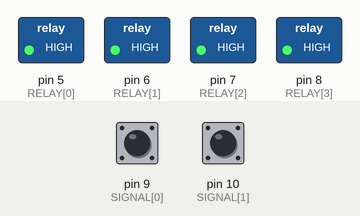
This sketch was run on a simulated Arduino Uno, built with avr-gcc and run on an emulated ATmega328P. Shown: switched loads named in the sketch (green lamp = pin HIGH). Inputs (shaded band) come from the test bench; at power-on: pin 9 (SIGNAL[0]) HIGH, pin 10 (SIGNAL[1]) HIGH. What the sketch prints to the serial monitor is not drawn.

Above: at 1.2 s.
1.3 s: pin 9 (SIGNAL[0]) pulled LOW for 0.15 s
At 1.7 s:
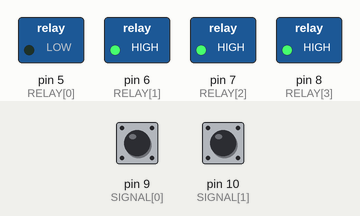
5.9 s: pin 10 (SIGNAL[1]) pulled LOW for 0.15 s
At 6.4 s:
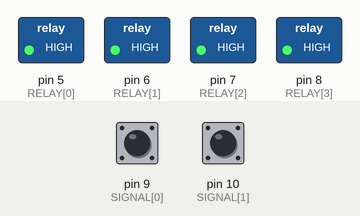
7.5 s: pin 9 (SIGNAL[0]) pulled LOW for 1 s
At 8.9 s:
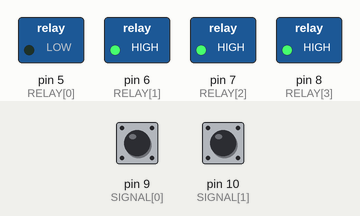
Timing chart, 0 to 10.5 s (numbered marks = the images above; inputs shaded):
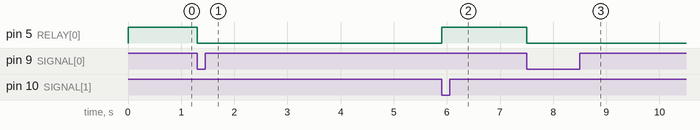

Measured:
- after the input at 1.3 s, pin 5 (RELAY[0]): HIGH → LOW at once
- after the input at 5.9 s, pin 5 (RELAY[0]): LOW → HIGH at once
- after the input at 7.5 s, pin 5 (RELAY[0]): HIGH → LOW at once

The sketch:

Relay.ino
```cpp
/* Karol Kaczmarek 2020
 *
 * Sterowanie przekaźnikami z obsługą logiki, opóźnień i portu szeregowego
 *
 * Komendy przesyłane przez port szeregowy mają format
 * <komenda> lub <komenda>.<numer przekaznika> gdzie kropka - separator:
 * CA (close all) - zamknij wszystkie przekaźniki
 * OA (open all) - otwórz wszystkie przekaźniki
 * SA (switch all) - zmień stan wszystkich przekaźników
 * C.1 (close 1) - zamknij przekaźnik nr 1
 * O.1 (open 1) - zamknij przekaźnik nr 1
 * S.1 (switch 1) - zamknij przekaźnik nr 1
 * (itd. ...)
 */

#include <arduino-timer.h>

Timer<2, millis> t_timer;

//unsigned long time = millis();
int RELAY[4] = {5, 6, 7, 8};
int SIGNAL[2] = {9,10};
const int DEFAULT_DELAY_MS = 1000;
const int DEFAULT_STATE = HIGH;
const int DEFAULT_INPUT = INPUT_PULLUP;
const int DEFAULT_INPUT_STATE = HIGH; // Type HIGH if INPUT_PULLUP, LOW if INPUT
String SerialCommand;
String SerialReading = "";
boolean SerialEnd = false;

//----------------------------------------------------------------------------------------------------------

void setup() {
  Serial.begin(9600);
  for (int i = 1; i <= (sizeof(RELAY) + 1) / 2; i++) {
    initializeOutput(RELAY[i - 1], DEFAULT_STATE);
  }
  for (int i = 1; i <= (sizeof(SIGNAL) + 1) / 2; i++) {
    initializeInput(SIGNAL[i - 1]);
  }
  Serial.println("Nadawanie jest OK");
  Serial.write("-----------------\n");
}

//----------------------------------------------------------------------------------------------------------

void loop() {

  t_timer.tick();

  if (Serial.available() > 0)
  {
    remote();
  }


  closeRelayOnSignal(0, 0);
  openRelayOnSignal(0, 1);
  //closeRelayOnSignal_Timer(0, 3, 1000);

}

//----------------------------------------------------------------------------------------------------------

void initializeInput(int Pin) {
  pinMode(Pin, DEFAULT_INPUT);
}

void initializeOutput(int Pin, int State) {
  pinMode(Pin, OUTPUT);
  digitalWrite(Pin, State);
}

void remote() {
  while (Serial.available())
  {
    char znak = (char)Serial.read();
    SerialReading += znak;
    if (znak == '\n')
    {
      SerialEnd = true;
    }
    if (SerialEnd == true)
    {
      Serial.print("otrzymano: ");
      Serial.print(SerialReading);
      SerialEnd = false;
      SerialCommand = SerialReading;
      String komenda = SerialCommand.substring(0, SerialCommand.indexOf("."));
      String adres = SerialCommand.substring(SerialCommand.indexOf(".") + 1);
      SerialReading = "";

      if (komenda == "C") {
        closeRelay(adres.toInt() - 1);
      }

      if (komenda == "O") {
        openRelay(adres.toInt() - 1);
      }

      if (komenda == "S") {
        switchRelay(adres.toInt() - 1);
      }

      if (komenda == "CA") {
        for (int i = 0; i < sizeof(RELAY) / 2; i++) {
          closeRelay(i);
        }
      }

      if (komenda == "OA") {
        for (int i = 0; i < sizeof(RELAY) / 2; i++) {
          openRelay(i);
        }
      }

      if (komenda == "SA") {
        for (int i = 0; i < sizeof(RELAY) / 2; i++) {
          switchRelay(i);
        }
      }
    }
  }
}

void switchRelay(int Relay) {
  if (digitalRead(RELAY[Relay]) == HIGH) digitalWrite(RELAY[Relay], LOW); else if (digitalRead(RELAY[Relay]) == LOW) digitalWrite(RELAY[Relay], HIGH);
}

void closeRelay(int Relay) {
  digitalWrite(RELAY[Relay], !DEFAULT_STATE);
}

void openRelay(int Relay) {
  digitalWrite(RELAY[Relay], DEFAULT_STATE);

}

void closeRelayOnSignal(int Relay, int Signal) {
  int state = digitalRead(SIGNAL[Signal]);
  if (state != DEFAULT_INPUT_STATE) {
    closeRelay(Relay);
  }
}

void closeRelayOnSignal_Timer(int Relay, int Signal, int Duration) {
  int state = digitalRead(SIGNAL[Signal]);
  int relaystate = digitalRead(RELAY[Relay]);
  if (relaystate == DEFAULT_STATE && state != DEFAULT_INPUT_STATE) {
    //if (state != DEFAULT_INPUT_STATE) {
    closeRelay(Relay);
    t_timer.in(Duration, openRelay, Relay);

  }
}


void openRelayOnSignal(int Relay, int Signal) {
  int state = digitalRead(SIGNAL[Signal]);
  if (state != DEFAULT_INPUT_STATE) {
    openRelay(Relay);
  }
}

void closeRelayOnSignalOnly(int Relay, int Signal) {
  int state = digitalRead(SIGNAL[Signal]);
  if (state != DEFAULT_INPUT_STATE) {
    closeRelay(Relay);
  } else openRelay(Relay);
}

void openRelayOnSignalOnly(int Relay, int Signal) {
  int state = digitalRead(SIGNAL[Signal]);
  if (state != DEFAULT_INPUT_STATE) {
    openRelay(Relay);
  } else closeRelay(Relay);
}
```
